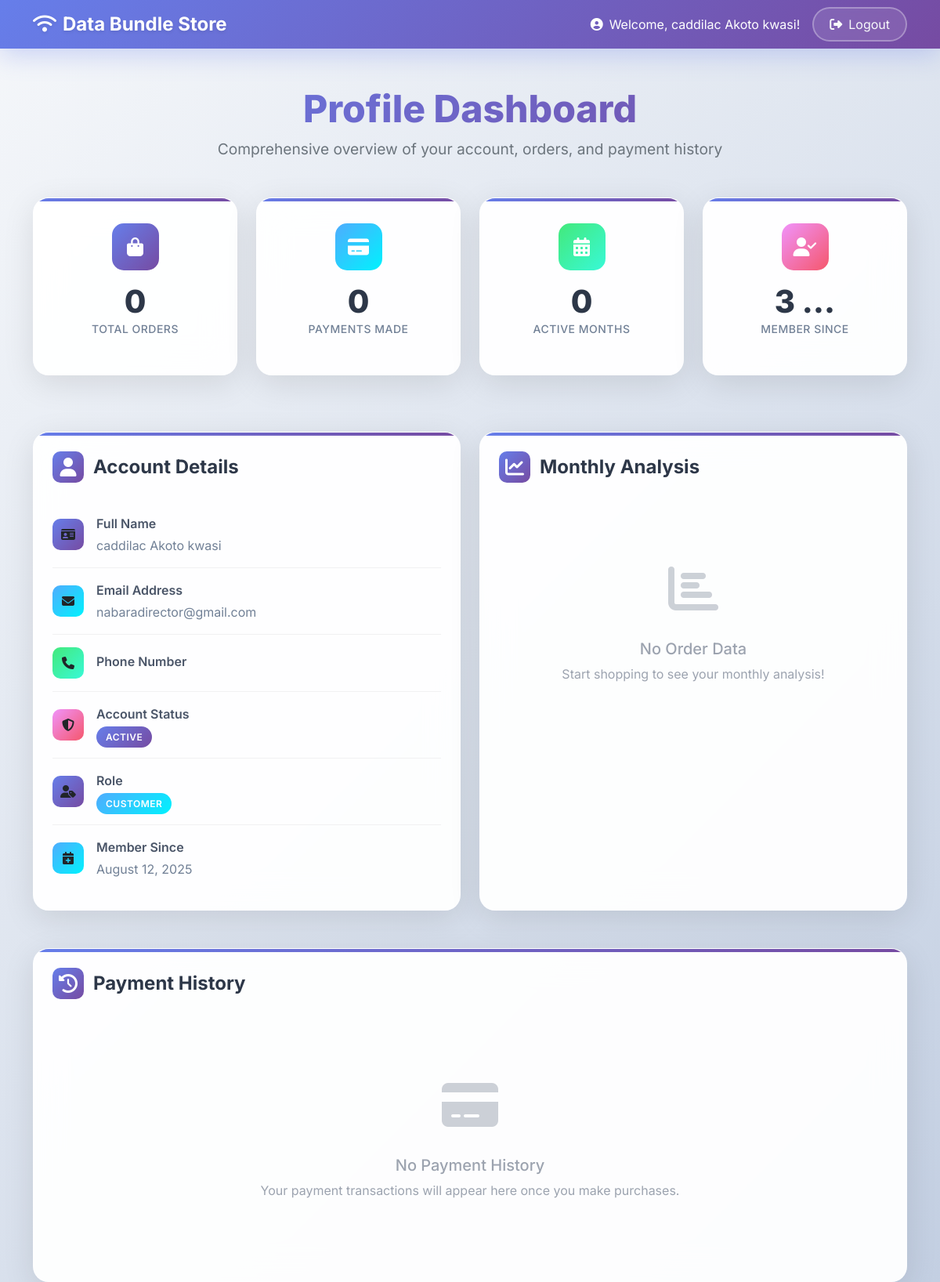
Before: /users/profile/ (signed in) with the older database file.
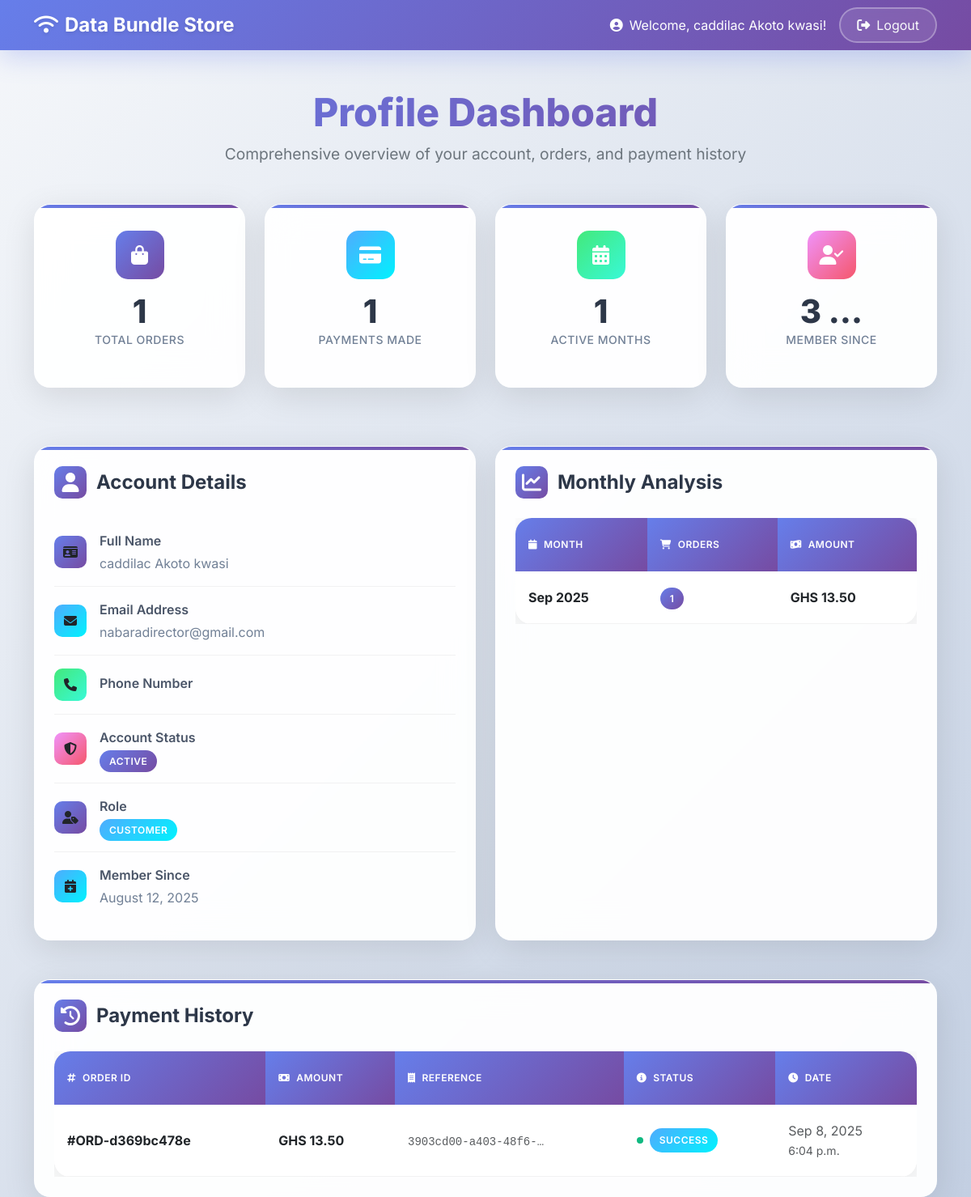
After: the same page with the newer database file.
### authentication/models.py (models this page shows, shortened)
class Payment(models.Model):
    id = models.CharField(primary_key=True, unique=True, max_length=20, default=generate_payment_id, editable=False)
    PAYMENT_STATUS = [
        ('pending', 'Pending'),
        ('success', 'Success'),
        ('failed', 'Failed'),
        ('refunded', 'Refunded'),
        ('cancelled', 'Cancelled'),
    ]
    order = models.OneToOneField(DataBundleOrder, on_delete=models.PROTECT, related_name="payment")
    amount = models.DecimalField(max_digits=10, decimal_places=2)
    reference = models.CharField(max_length=100, unique=True)
    status = models.CharField(max_length=20, choices=PAYMENT_STATUS, default='pending')
    paid_at = models.DateTimeField(blank=True, null=True)
    ip_address = models.GenericIPAddressField(null=True, blank=True)
    user_agent = models.TextField(blank=True,null=True)
    created_at = models.DateTimeField(auto_now_add=True)
    updated_at = models.DateTimeField(auto_now=True)
    class Meta:
        indexes = [
            models.Index(fields=['reference']),
            models.Index(fields=['status']),
            models.Index(fields=['created_at']),
        ]

class DataBundleOrder(models.Model):
    id = models.CharField(primary_key=True,unique=True, max_length=20, default=generate_order_id, editable=False)
    STATUS_CHOICES = [
        ('pending', 'Pending'),
        ('processing', 'Processing'),
        ('completed', 'Completed'),
        ('failed', 'Failed'),
        ('cancelled', 'Cancelled'),
    ]
    user = models.ForeignKey(settings.AUTH_USER_MODEL, on_delete=models.PROTECT)
    telco = models.ForeignKey(Telco, on_delete=models.PROTECT)
    bundle = models.ForeignKey(Bundle, on_delete=models.PROTECT)
    phone_number = models.CharField(max_length=15)
    status = models.CharField(max_length=20, choices=STATUS_CHOICES, default='pending')
    provider_order_id = models.CharField(max_length=100, blank=True, null=True)
    provider_status = models.CharField(max_length=20, blank=True, null=True)
    ip_address = models.GenericIPAddressField(null=True, blank=True)
    user_agent = models.TextField(blank=True)
    created_at = models.DateTimeField(auto_now_add=True)
    updated_at = models.DateTimeField(auto_now=True)
    class Meta:
        ordering = ['-created_at']
        indexes = [
            models.Index(fields=['user', 'status']),
            models.Index(fields=['status', 'created_at']),
            models.Index(fields=['phone_number']),
        ]

### authentication/views.py (the view)
# urls.py: path('users/profile/', UserProfileView.as_view(), name='user_profile'),
class UserProfileView(LoginRequiredMixin, View):
    def get(self, request):
        user = request.user
        user_orders = DataBundleOrder.objects.filter(user=user).order_by('-created_at')
        user_payments = Payment.objects.filter(order__user=user).order_by('-created_at')
        monthly_orders = user_orders.annotate(
            month=TruncMonth('created_at')
        ).values('month').annotate(
            count=Count('id'),
            total_price=Sum('bundle__price')
        ).order_by('month')
        user_role = user.get_role_display()
        account_status = user.get_account_status_display()
        context = {
            'user': user,
            'account_status': account_status,
            'user_role': user_role,
            'user_orders': user_orders,
            'monthly_orders': monthly_orders,
            'user_payments': user_payments,
        }
        return render(request, 'authentication/profiles/user_profile.html', context)

### templates/authentication/profiles/user_profile.html (shortened to what the changed rows need)
<!DOCTYPE html>
<html lang="en">
<head>
    <link href="https://cdn.jsdelivr.net/npm/bootstrap@5.3.0/dist/css/bootstrap.min.css" rel="stylesheet">
    <link href="https://cdnjs.cloudflare.com/ajax/libs/font-awesome/6.4.0/css/all.min.css" rel="stylesheet">
</head>
<body>
<div class="container mt-4">
    <div class="dashboard-header animate-fade-in">
        <h1 class="dashboard-title">Profile Dashboard</h1>
    </div>
    <div class="row mb-5">
        <div class="col-md-3 col-sm-6 mb-4">
            <div class="modern-card stat-card animate-fade-in">
                <div class="card-icon icon-primary mx-auto">
                    <i class="fas fa-shopping-bag"></i>
                </div>
                <h3 class="stat-number">{{ user_orders.count }}</h3>
                <p class="stat-label">Total Orders</p>
            </div>
        </div>
        <div class="col-md-3 col-sm-6 mb-4">
            <div class="modern-card stat-card animate-fade-in" style="animation-delay: 0.1s">
                <div class="card-icon icon-success mx-auto">
                    <i class="fas fa-credit-card"></i>
                </div>
                <h3 class="stat-number">{{ user_payments.count }}</h3>
                <p class="stat-label">Payments Made</p>
            </div>
        </div>
        <div class="col-md-3 col-sm-6 mb-4">
            <div class="modern-card stat-card animate-fade-in" style="animation-delay: 0.2s">
                <div class="card-icon icon-warning mx-auto">
                    <i class="fas fa-calendar-alt"></i>
                </div>
                <h3 class="stat-number">{{ monthly_orders.count }}</h3>
                <p class="stat-label">Active Months</p>
            </div>
        </div>
    </div>
    <div class="row">
        <div class="col-lg-6 mb-4">
            <div class="modern-card h-100 animate-fade-in" style="animation-delay: 0.5s">
                <div class="card-body p-4">
                    {% if monthly_orders %}
                        <div class="table-responsive">
                            <table class="table table-hover modern-table mb-0">
                                <thead>
                                    <tr>
                                        <th><i class="fas fa-calendar me-2"></i>Month</th>
                                        <th><i class="fas fa-shopping-cart me-2"></i>Orders</th>
                                        <th><i class="fas fa-money-bill-wave me-2"></i>Amount</th>
                                    </tr>
                                </thead>
                                <tbody>
                                    {% for month_data in monthly_orders %}
                                        <tr>
                                            <td>
                                                <strong>{{ month_data.month|date:"M Y" }}</strong>
                                            </td>
                                            <td>
                                                <span class="modern-badge badge-primary">{{ month_data.count }}</span>
                                            </td>
                                            <td>
                                                <strong>GHS {{ month_data.total_price|floatformat:2 }}</strong>
                                            </td>
                                        </tr>
                                    {% endfor %}
                                </tbody>
                            </table>
                        </div>
                    {% else %}
                        <div class="empty-state">
                            <div class="empty-icon">
                                <i class="fas fa-chart-bar"></i>
                            </div>
                            <h5>No Order Data</h5>
                            <p>Start shopping to see your monthly analysis!</p>
                        </div>
                    {% endif %}
                </div>
            </div>
        </div>
    </div>
    <div class="row mt-4">
        <div class="col-12">
            <div class="modern-card animate-fade-in" style="animation-delay: 0.6s">
                <div class="card-body p-4">
                    {% if user_payments %}
                        <div class="table-responsive">
                            <table class="table table-hover modern-table mb-0">
                                <thead>
                                    <tr>
                                        <th><i class="fas fa-hashtag me-2"></i>Order ID</th>
                                        <th><i class="fas fa-money-bill me-2"></i>Amount</th>
                                        <th><i class="fas fa-receipt me-2"></i>Reference</th>
                                        <th><i class="fas fa-info-circle me-2"></i>Status</th>
                                        <th><i class="fas fa-clock me-2"></i>Date</th>
                                    </tr>
                                </thead>
                                <tbody>
                                    {% for payment in user_payments %}
                                    <tr>
                                        <td>
                                            <strong>#{{ payment.order.id }}</strong>
                                        </td>
                                        <td>
                                            <strong>GHS {{ payment.amount|floatformat:2 }}</strong>
                                        </td>
                                        <td>
                                            <code class="text-muted">{{ payment.reference|truncatechars:20 }}</code>
                                        </td>
                                        <td>
                                            {% if payment.status == 'success' %}
                                                <div class="status-indicator status-success">
                                                    <div class="status-dot"></div>
                                                    <span class="modern-badge badge-success">{{ payment.get_status_display }}</span>
                                                </div>
                                            {% elif payment.status == 'failed' %}
                                                <div class="status-indicator status-danger">
                                                    <div class="status-dot"></div>
                                                    <span class="modern-badge" style="background: #ef4444; color: white;">{{ payment.get_status_display }}</span>
                                                </div>
                                            {% else %}
                                                <div class="status-indicator status-warning">
                                                    <div class="status-dot"></div>
                                                    <span class="modern-badge" style="background: #f59e0b; color: white;">{{ payment.get_status_display }}</span>
                                                </div>
                                            {% endif %}
                                        </td>
                                        <td>
                                            <span class="text-muted">{{ payment.paid_at|date:"M j, Y"|default:"Pending" }}</span>
                                            {% if payment.paid_at %}
                                                <br><small class="text-muted">{{ payment.paid_at|date:"P" }}</small>
                                            {% endif %}
                                        </td>
                                    </tr>
                                    {% endfor %}
                                </tbody>
                            </table>
                        </div>
                    {% else %}
                        <div class="empty-state">
                            <div class="empty-icon">
                                <i class="fas fa-credit-card"></i>
                            </div>
                            <h5>No Payment History</h5>
                            <p>Your payment transactions will appear here once you make purchases.</p>
                        </div>
                    {% endif %}
                </div>
            </div>
        </div>
    </div>
</div>
</body>
</html>

Changed rows visible on the page:
added Payment: order.id "ORD-d369bc478e", amount "13.50", reference "3903cd00-a403-48f6-…", status "SUCCESS", paid_at "Sep 8, 2025", paid_at "6:04 p.m."
Other visible differences:
{{ user_orders.count }}: "0" → "1"
{{ user_payments.count }}: "0" → "1"
{{ monthly_orders.count }}: "0" → "1"
text no longer shown: "No Order Data Start shopping to see your monthly analysis! No Payment History Your payment transactions will appear here once you make purchases."
text now shown: "MONTH ORDERS AMOUNT ORDER ID AMOUNT REFERENCE STATUS DATE"
new list line: "Sep 2025 1 GHS 13.50"
